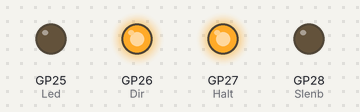
A program run on a simulated Raspberry Pi Pico running MicroPython. On the bench: output pins drawn as LEDs (lit = HIGH). What the program prints to the serial console is not drawn.

Above: at 0.1 s.
Timing chart, 0 to 1.6 s (numbered marks = the images above):
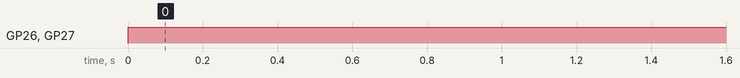

Measured:
- by itself, GP26 (Dir), GP27 (Halt): LOW → HIGH at 0.00 s

The program:

spoonfeed_poc.py
```python
# (licence header left out)
import time

import machine
import rp2

FIRST_DATA_PIN = 0
NUM_DATA_PINS = 8
FIRST_ADDRESS_PIN = 8
NUM_ADDRESS_PINS = 10
READ_NOT_WRITE_PIN = 18
RESETN_PIN = 19
NETIO_SEL_N_PIN = 20
CTSN_PIN = 21
E_CLOCK_PIN = 22
DRIVE_DATA_BUS_PIN = 26
HALT_PIN = 27
SLENB_PIN = 28

Led = machine.Pin("LED", machine.Pin.OUT)
Halt = machine.Pin(HALT_PIN, machine.Pin.OUT)
Slenb = machine.Pin(SLENB_PIN, machine.Pin.OUT)
Dir = machine.Pin(DRIVE_DATA_BUS_PIN, machine.Pin.OUT)
ResetN = machine.Pin(RESETN_PIN, machine.Pin.IN)
EClock = machine.Pin(E_CLOCK_PIN, machine.Pin.IN)

Led.value(1)
Halt.value(0)
Slenb.value(0)
Dir.value(1)

OUT_HIGH, OUT_LOW, IN_HIGH = rp2.PIO.OUT_HIGH, rp2.PIO.OUT_LOW, rp2.PIO.IN_HIGH
@rp2.asm_pio(
    out_init=tuple(8 * [IN_HIGH]), # 0-7: D0-D7
    sideset_init=(OUT_HIGH, OUT_HIGH, OUT_LOW), # Dir, Halt, slenb
    out_shiftdir=rp2.PIO.SHIFT_RIGHT, # 8 bits at a time
    autopull=True,
    pull_thresh=32,
    )
def onreset_prog():
    E_CLOCK_PIN = 22 # Constants used in PIO ASM must be defined inside the program, not global
    wait(0, gpio, E_CLOCK_PIN) # synchronize on a full pulse of E.
    wait(1, gpio, E_CLOCK_PIN) # wait until E hi
    wait(0, gpio, E_CLOCK_PIN) # wait until E lo

    # Unhalt at the beginning of a Cycle, so we can count cycles.
    # "direction" is the direction of the bidirectional (low voltage cmos) buffer
    # between the Coco Data Bus (D0-D7) and the Pico's GPIO0-GPIO7.
    # Out means out to the coco.  In means in from the Coco.
    # The default is IN, unless we really mean to be writing to the Coco.
    set(x, 3)                   .side(0b001) # x=3 means loop 4x; Slenb=no, Halt=no, direction=1=IN; Unhalts the M6809

    # Count four dead cycles (includes the one in which we unhalted).
    label("four_times")
    wait(1, gpio, E_CLOCK_PIN) # wait until E hi
    wait(0, gpio, E_CLOCK_PIN) # wait until E lo
    jmp(x_dec, "four_times")

    # Output the HIGH then the LOW byte of the reset vector we want.
    out(pindirs, 8)             .side(0b100) # Slenb=yes, Halt=no, direction=0=OUT
    out(pins, 8)               # output HIGH byte of Reset Vector (8 bits from OSR)
    wait(1, gpio, E_CLOCK_PIN) # wait until E hi
    wait(0, gpio, E_CLOCK_PIN) # wait until E lo
    out(pins, 8)               # output LOW byte of Reset Vector (8 bits from OSR)
    wait(1, gpio, E_CLOCK_PIN)  .side(0b110) # wait until E hi; in the mean time, set Halt=yes (to halt before first instruction)
    wait(0, gpio, E_CLOCK_PIN) # wait until E lo
    out(pindirs, 8)             .side(0b011) # Slenb=no, Halt=yes, direction=1=IN

    # Get stuck here until the main routine re-inits this state machine.
    label("loop_forever")
    jmp("loop_forever")

@rp2.asm_pio(
    out_init=tuple(8 * [IN_HIGH]), # 0-7: D0-D7
    sideset_init=(OUT_HIGH, OUT_HIGH, OUT_LOW), # Dir, Halt, slenb
    out_shiftdir=rp2.PIO.SHIFT_RIGHT, # 8 bits at a time
    autopull=True,
    pull_thresh=32,
    )
def ldd_immediate_std_extended_prog():
    """This PIO program is designed to unhalt, to output 6 bytes of opcodes
       in the first six cycles, then to allow 3 more cycles to pass,
       and then halt again.  That matches a sequence like this:
         LDD #$4845  (3 instruction bytes; 3 cycles)
	     STD $0400   (3 instruction bytes; 6 cycles)
    """
    E_CLOCK_PIN = 22 # Constants used in PIO ASM must be defined inside the program, not global
    wait(0, gpio, E_CLOCK_PIN) # synchronize on a full pulse of E.
    wait(1, gpio, E_CLOCK_PIN) # wait until E hi
    wait(0, gpio, E_CLOCK_PIN) # wait until E lo

    # Three dead cycles.  We release halt during these.
    set(x, 2)                  # Loop three times, so count down with X=2.
    label("three_times")
    wait(1, gpio, E_CLOCK_PIN)  .side(0b001) # wait until E hi; Slenb=no, Halt=no, direction=1=IN; Unhalts the M6809
    wait(0, gpio, E_CLOCK_PIN) # wait until E lo
    jmp(x_dec, "three_times")

    set(x, 5)                  # Loop six times, so count down with X=5.
    out(pindirs, 8)             .side(0b100) # Slenb=yes, Halt=no, direction=0=OUT
    label("six_times")
    out(pins, 8)               # output HIGH byte of Reset Vector (8 bits from OSR)
    wait(1, gpio, E_CLOCK_PIN)  .side(0b100) # wait until E hi
    wait(0, gpio, E_CLOCK_PIN)  .side(0b100) # wait until E lo
    jmp(x_dec, "six_times")

    # Three more cycles will execute, but we don't have to wait for them.
    # The CPU will halt after those cycles, at the end of the instruction.
    out(pindirs, 8)             .side(0b011) # Slenb=no, Halt=yes, direction=1=IN

    # Get stuck here until the main routine re-inits this state machine.
    label("loop_forever")
    jmp("loop_forever")

print("Step2: waiting for RESET.  ")
while ResetN.value()==1: pass # wait for drop
print("got RESET.  ")
Led.value(0)
Halt.value(1)                 # halt while resetting
time.sleep(0.1)               # debounce
print("debounced.  ")
while ResetN.value()==0: pass # wait for ResetN to release
print("RESET gone.  ")
time.sleep(0.5)               # debounce and wait to sync on Halt
print("SLEPT half a second.  ")

pio0 = rp2.PIO(0)
pio0.add_program(onreset_prog)

sm1 = pio0.state_machine(
    1, # which state machine in pio0
    onreset_prog,
    freq=125_000_000,
    sideset_base=DRIVE_DATA_BUS_PIN,
    out_base=FIRST_DATA_PIN,
)
# FF=outputs A027=reset_vector 00=inputs
sm1.put(0x0027a0ff)

Led.value(1)
sm1.active(True)
print("Activated onreset prog.  Deactivating.\n")
sm1.active(False)
pio0.remove_program(onreset_prog)
pio0.add_program(ldd_immediate_std_extended_prog)

MSG = 'SO RAISE YOUR JOYSTICKS, RAISE YOUR KEYBOARDS, LET CRTS ILLUMINATE THE WAY, WITH EVERY LINE, WITH EVERY BYTE, FOR COCO, WE PLEDGE ALLEGIANCE, THIS DAY!'
MSG = MSG+' ' if 1&len(MSG) else MSG
PairsOfWords = []
LDD_IMMEDIATE, STD_EXTENDED = 0xCC, 0xFD

for i in range(len(MSG)//2):
    b1, b2 = 63&ord(MSG[i+i]), 63&ord(MSG[i+i+1])
    w1 = (b2<<24) | (b1<<16) | (LDD_IMMEDIATE<<8) | 0xFF
    w2 = ((i+i)<<16) | STD_EXTENDED
    PairsOfWords.append((w1, w2, b1, b2))


for (w1, w2, b1, b2) in PairsOfWords:
  sm2 = pio0.state_machine(2) # which state machine in pio
  sm2.init(ldd_immediate_std_extended_prog,
    freq=125_000_000,
    sideset_base=DRIVE_DATA_BUS_PIN,
    out_base=FIRST_DATA_PIN,
  )
  # sm2.put(0x5958CCff)  # ff=outputs CC=LDD_immediate $58='X' $59='Y'
  # sm2.put(0x000000FD)  # FD=STD_extended 00=inputs
  sm2.put(w1)  # ff=outputs CC=LDD_immediate $58='X' $59='Y'
  sm2.put(w2)  # FD=STD_extended 00=inputs
  sm2.active(True)
  print("(%x, %x, %x, %x) Activated sm2. Deactivating." % (w1, w2, b1, b2))
  sm2.active(False)


pio0.remove_program(ldd_immediate_std_extended_prog)
print("DONE")
while True:
    pass
# ldd_immediate_std_extended_prog
```
